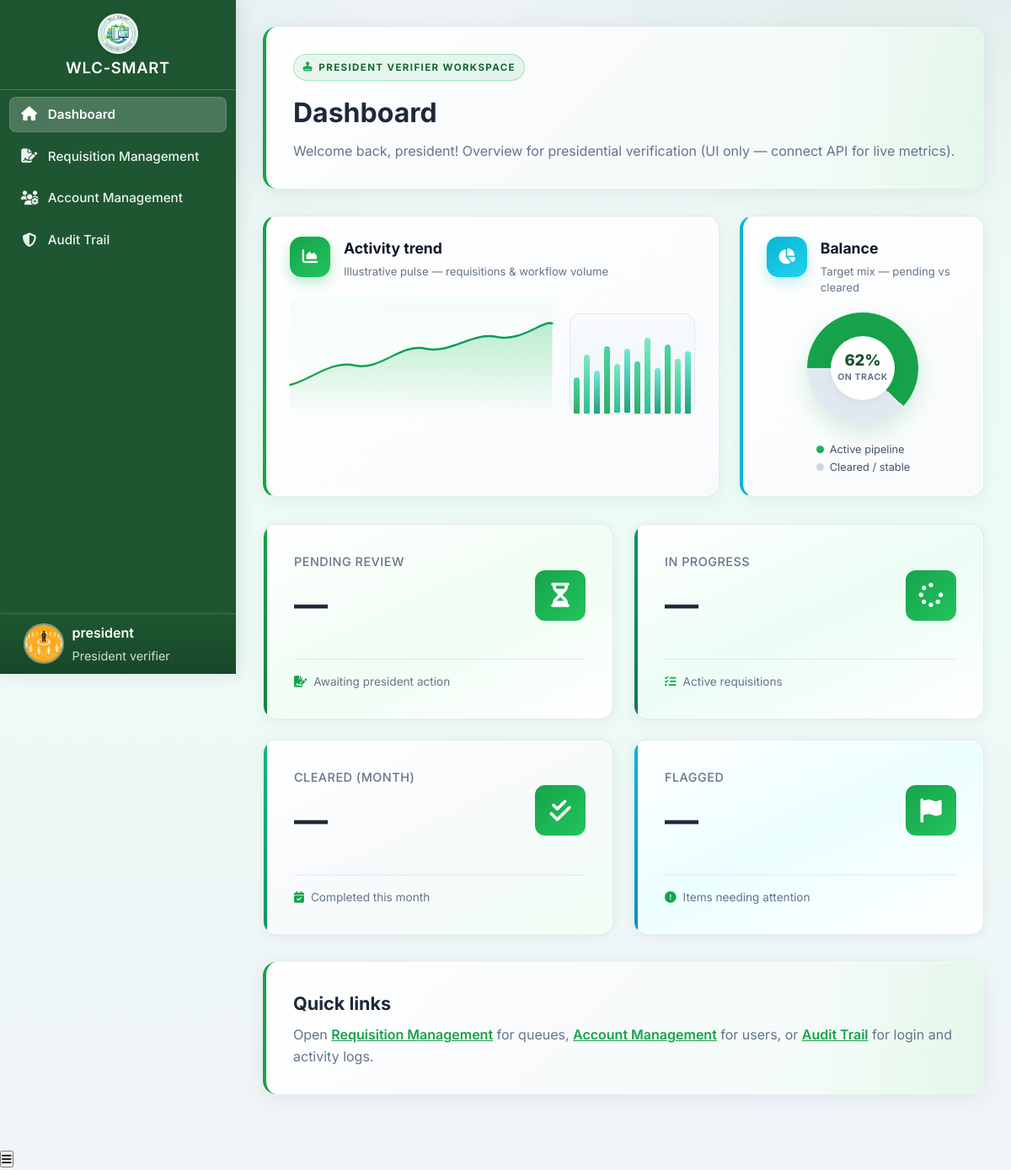
The page /public/pages/president_dashboard.php (signed in) on the database as committed earlier.
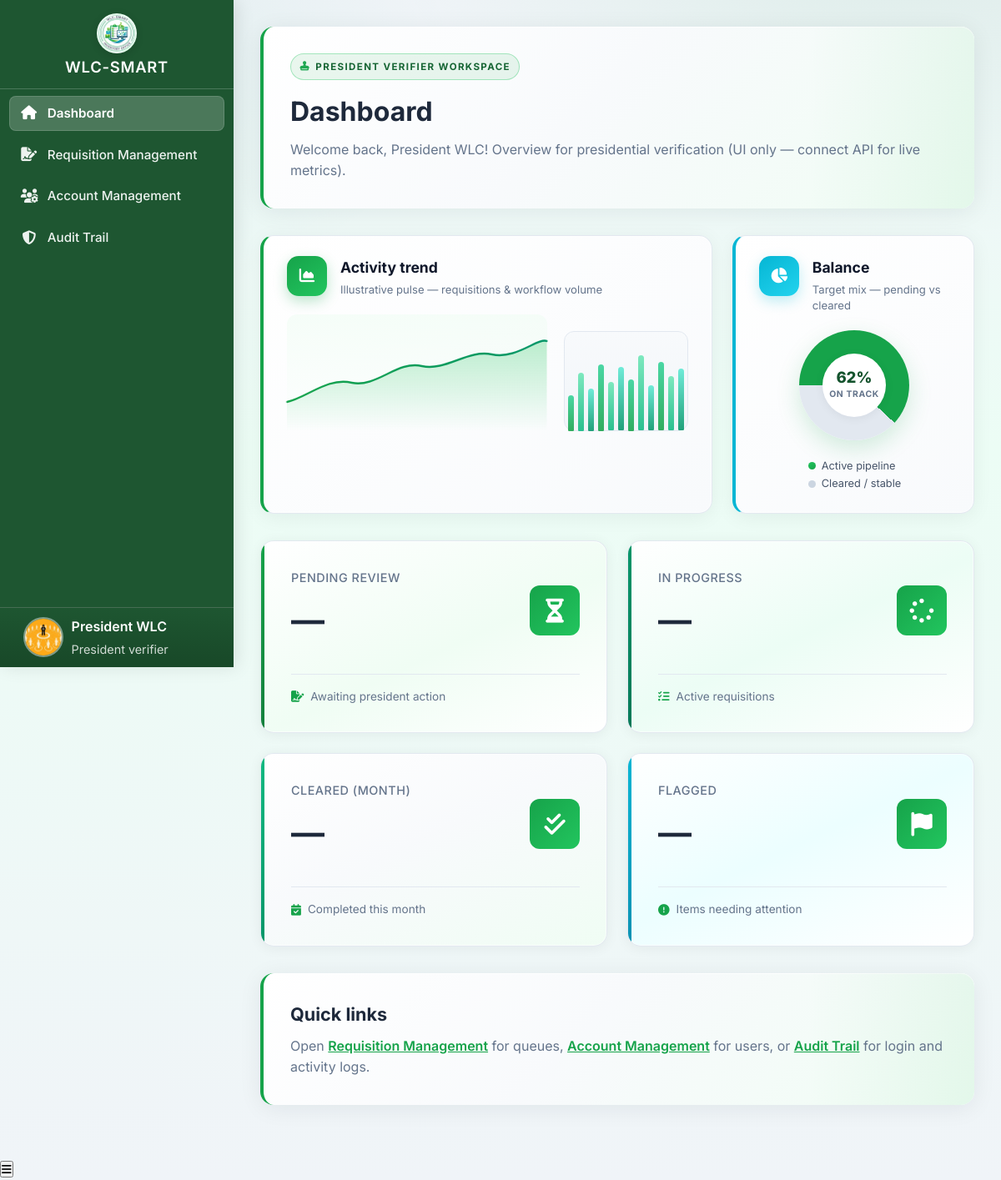
The same page on the database as committed later.
### tables this page shows
CREATE TABLE `user` (
  `user_id` int(11) NOT NULL,
  `Email` varchar(191) NOT NULL COMMENT 'Login email (kept as Email for backward compatibility)',
  `password` varchar(255) NOT NULL COMMENT 'Store hashed password (bcrypt/argon2)',
  `role` enum('Inventory Manager','Dean','Laboratory Manager','Comptroller','President','Employee','User','GSD officer') NOT NULL DEFAULT 'User',
  `failed_attempts` tinyint(3) UNSIGNED NOT NULL DEFAULT 0 COMMENT 'Failed login counter',
  `lock_time` datetime DEFAULT NULL COMMENT 'When account lock was triggered',
  `created_at` datetime NOT NULL DEFAULT current_timestamp() COMMENT 'Record creation timestamp',
  `updated_at` datetime NOT NULL DEFAULT current_timestamp() ON UPDATE current_timestamp() COMMENT 'Last profile/account update',
  `deleted_at` datetime DEFAULT NULL COMMENT 'Soft-delete timestamp',
  `office_id` int(11) DEFAULT NULL,
  `photo_url` varchar(500) DEFAULT NULL COMMENT 'Profile photo URL/path',
  `full_name` varchar(150) DEFAULT NULL COMMENT 'User full name for profile/UI',
  `contact_number` varchar(20) DEFAULT NULL COMMENT 'Mobile/telephone number',
  `has_consented` tinyint(1) NOT NULL DEFAULT 0 COMMENT 'Accepted Privacy Notice + T&C',
  `consent_version` varchar(10) DEFAULT NULL COMMENT 'Policy version accepted (e.g., 2026-01)',
  `consent_date` datetime DEFAULT NULL COMMENT 'When consent was given',
  `last_login` datetime DEFAULT NULL COMMENT 'Most recent successful login',
  `account_status` enum('active','disabled','locked') NOT NULL DEFAULT 'active' COMMENT 'Account lifecycle state',
  `password_updated_at` datetime DEFAULT NULL COMMENT 'Last password change date',
  `remember_token` varchar(255) DEFAULT NULL COMMENT 'Persistent-login/session token hash'
);

### public/pages/president_dashboard.php (the view, shortened to what the changed rows need)
<?php
$db = Database::connect();
$stmt = $db->prepare('SELECT * FROM user WHERE user_id = ?');
$stmt->execute([$_SESSION['user_id']]);
$user = $stmt->fetch(PDO::FETCH_ASSOC);
$username = trim((string)($user['full_name'] ?? ''));
if ($username === '') {
    $username = explode('@', (string)($user['Email'] ?? ''))[0] ?? 'User';
}
?>
<!DOCTYPE html>
<html lang="en">
<head>
    <link rel="stylesheet" href="../assets/css/dashboard.css?v=wlc33">
    <link rel="stylesheet" href="../assets/css/gsd.css">
    <link rel="stylesheet" href="../assets/css/president_verifier.css">
    <link rel="stylesheet" href="../assets/css/loading.css">
    <link rel="stylesheet" href="https://cdnjs.cloudflare.com/ajax/libs/font-awesome/6.5.0/css/all.min.css">
</head>
<body>
<?php require __DIR__ . '/partials/president_verifier_sidebar.php'; ?>
<main class="main-content gsd-main">
    <div class="page-header">
        <div class="gsd-kicker"><i class="fas fa-stamp"></i> President verifier workspace</div>
        <h1>Dashboard</h1>
        <p>Welcome back, <?php echo htmlspecialchars($username); ?>! Overview for presidential verification (UI only — connect API for live metrics).</p>
    </div>
    <?php require __DIR__ . '/partials/dashboard_overview_charts.php'; ?>
    <div class="page-header">
        <h2 style="font-size:1.35rem;font-weight:700;color:#1e293b;margin:0 0 0.5rem 0;">Quick links</h2>
    </div>
</main>
</body>
</html>

### public/pages/partials/president_verifier_sidebar.php (shortened to what the changed rows need)
<?php
$roleLabel = 'President verifier';
?>
<aside class="sidebar" id="sidebar">
    <div class="sidebar-footer">
        <div class="user-profile">
            <div class="user-avatar">
                <?php if (!empty($user['photo_url'])): ?>
                    <img src="../<?php echo htmlspecialchars($user['photo_url']); ?>" alt="Profile Photo" class="user-avatar-img">
                <?php else: ?>
                    <div class="user-avatar-initials"><?php echo htmlspecialchars($initials); ?></div>
                <?php endif; ?>
            </div>
            <div class="user-details">
                <h4><?php echo htmlspecialchars($username); ?></h4>
                <p><?php echo htmlspecialchars($roleLabel); ?></p>
            </div>
        </div>
    </div>
</aside>

### public/pages/partials/dashboard_overview_charts.php (shortened to what the changed rows need)
<?php
$barHeights = [38, 62, 45, 71, 52, 68, 55, 80, 48, 73, 58, 66];
?>
<section class="dashboard-insights" aria-label="Overview">
    <div class="dashboard-insights-inner">
        <div class="insight-panel insight-panel--wide">
            <div class="insight-panel-head">
                <div class="insight-panel-title-wrap">
                    <div>
                        <h2 class="insight-panel-title">Activity trend</h2>
                    </div>
                </div>
            </div>
            <div class="insight-chart-wrap">
                <div class="insight-bar-chart" aria-hidden="true">
                    <?php foreach ($barHeights as $h) : ?>
                        <span class="insight-bar" style="height: <?php echo (int) $h; ?>%"></span>
                    <?php endforeach; ?>
                </div>
            </div>
        </div>
        <div class="insight-panel insight-panel--compact">
            <div class="insight-panel-head">
                <div class="insight-panel-title-wrap">
                    <div>
                        <h2 class="insight-panel-title">Balance</h2>
                    </div>
                </div>
            </div>
        </div>
    </div>
</section>

Rows that differ between the two databases and show on the page:
changed user: full_name "president" → "President WLC"
